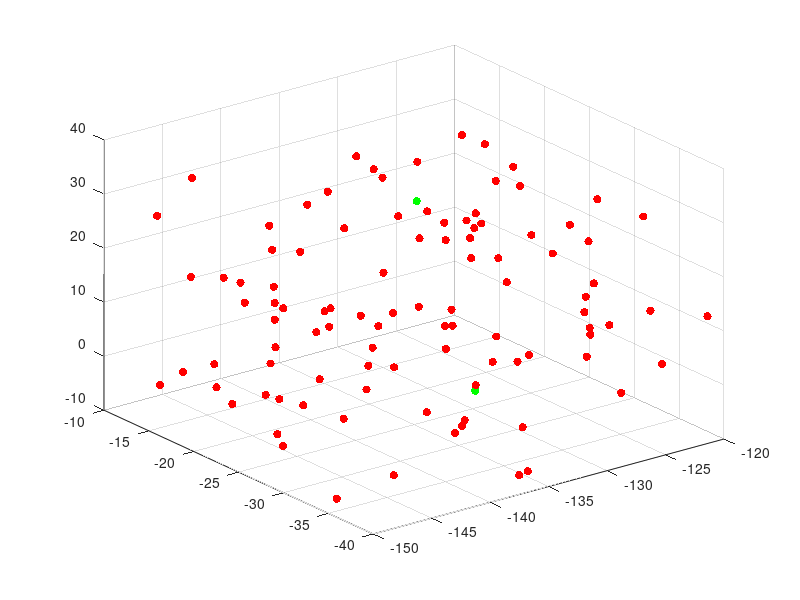

Write the MATLAB code that produced this figure. (Note: this script raises an error after producing the figure.)
data1 = rand(100,3);
data1(:,1) = data1(:,1)*30-150;
data1(:,2) = data1(:,2)*30-40;
data1(:,3) = data1(:,3)*42-10;
figure;
scatter3(data1(:,1),data1(:,2),data1(:,3),'r','filled');
hold on;

A = [-134 -24 30];
B = [-129 -24 -8];
scatter3(A(1),A(2),A(3),'g','filled');
scatter3(B(1),B(2),B(3),'g','filled');

[newB, newA, newdata1] = translate_rotate_points(data1, A, B);

scatter3(newdata1(:,1),newdata1(:,2),newdata1(:,3),'k','filled');
scatter3(newA(1),newA(2),newA(3),'b','filled');
scatter3(newB(1),newB(2),newB(3),'b','filled');
axis equal;